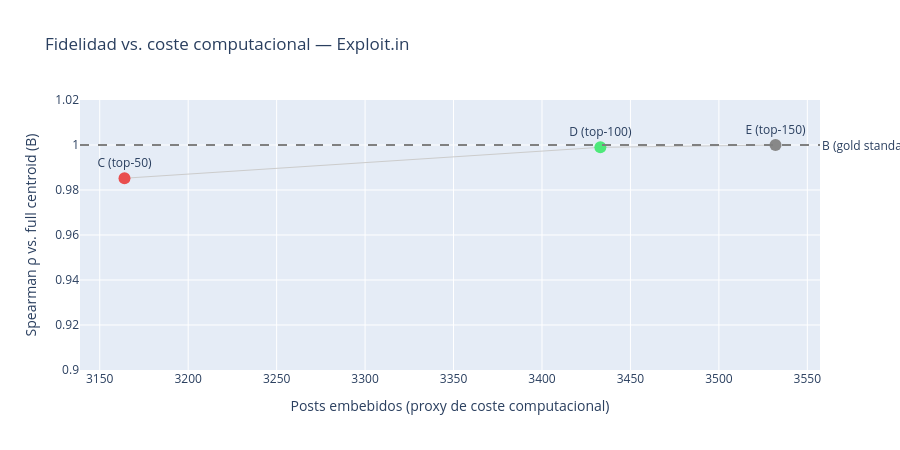

Notebook code for this chart:
### Code cell
# Gráfico: ρ vs coste — la curva de rendimiento decreciente
plot_data = summary[summary['ρ vs B'].notna() & (summary['Estrategia'] != 'B (full)')].copy()

color_map = {'A (concat)': '#888', 'C (top-50)': '#E94E4E', 'D (top-100)': '#4EE97A', 'E (top-150)': '#888'}

fig = go.Figure()
fig.add_trace(go.Scatter(
    x=plot_data['Posts embebidos'],
    y=plot_data['ρ vs B'],
    mode='lines+markers+text',
    text=plot_data['Estrategia'],
    textposition='top center',
    marker=dict(size=12, color=[color_map[n] for n in plot_data['Estrategia']]),
    line=dict(color='#ccc', width=1)
))
fig.add_hline(y=1.0, line_dash='dash', line_color='gray',
              annotation_text='B (gold standard)', annotation_position='right')
fig.update_layout(
    title='Fidelidad vs. coste computacional — Exploit.in',
    xaxis_title='Posts embebidos (proxy de coste computacional)',
    yaxis_title='Spearman ρ vs. full centroid (B)',
    yaxis=dict(range=[0.9, 1.02]),
    height=450
)
fig.show()

### Figure 1 — Plotly figure (JSON) as saved in the notebook; plotly's stock layout.template omitted (floating-point values rounded to 4 significant figures)
{"data": [{"line": {"color": "#ccc", "width": 1}, "marker": {"color": ["#E94E4E", "#4EE97A", "#888"], "size": 12}, "mode": "lines+markers+text", "text": ["C (top-50)", "D (top-100)", "E (top-150)"], "textposition": "top center", "type": "scatter", "x": [3164, 3433, 3532], "y": [0.9852, 0.999, 1.0]}], "layout": {"annotations": [{"showarrow": false, "text": "B (gold standard)", "x": 1, "xanchor": "left", "xref": "x domain", "y": 1, "yanchor": "middle", "yref": "y"}], "height": 450, "shapes": [{"line": {"color": "gray", "dash": "dash"}, "type": "line", "x0": 0, "x1": 1, "xref": "x domain", "y0": 1, "y1": 1, "yref": "y"}], "title": {"text": "Fidelidad vs. coste computacional — Exploit.in"}, "xaxis": {"title": {"text": "Posts embebidos (proxy de coste computacional)"}}, "yaxis": {"range": [0.9, 1.02], "title": {"text": "Spearman ρ vs. full centroid (B)"}}}}
